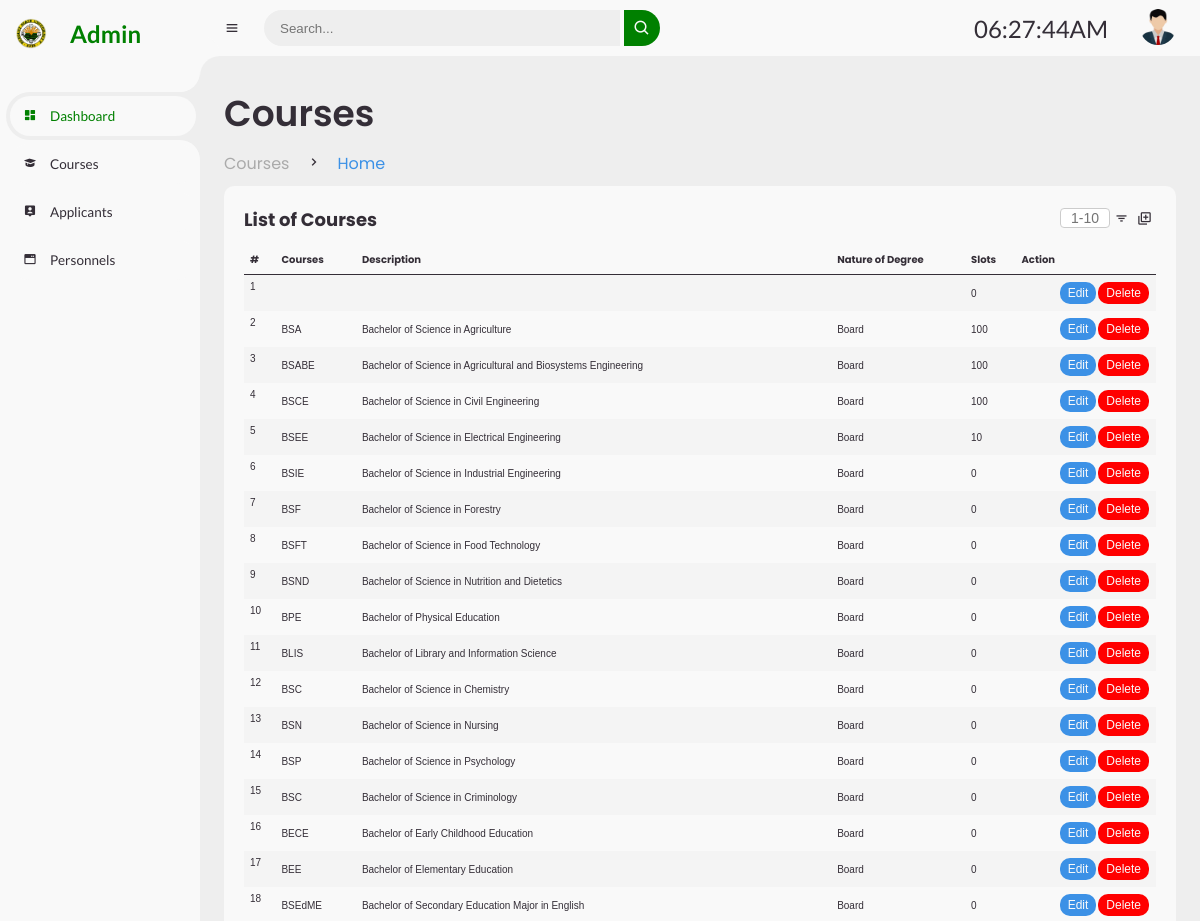
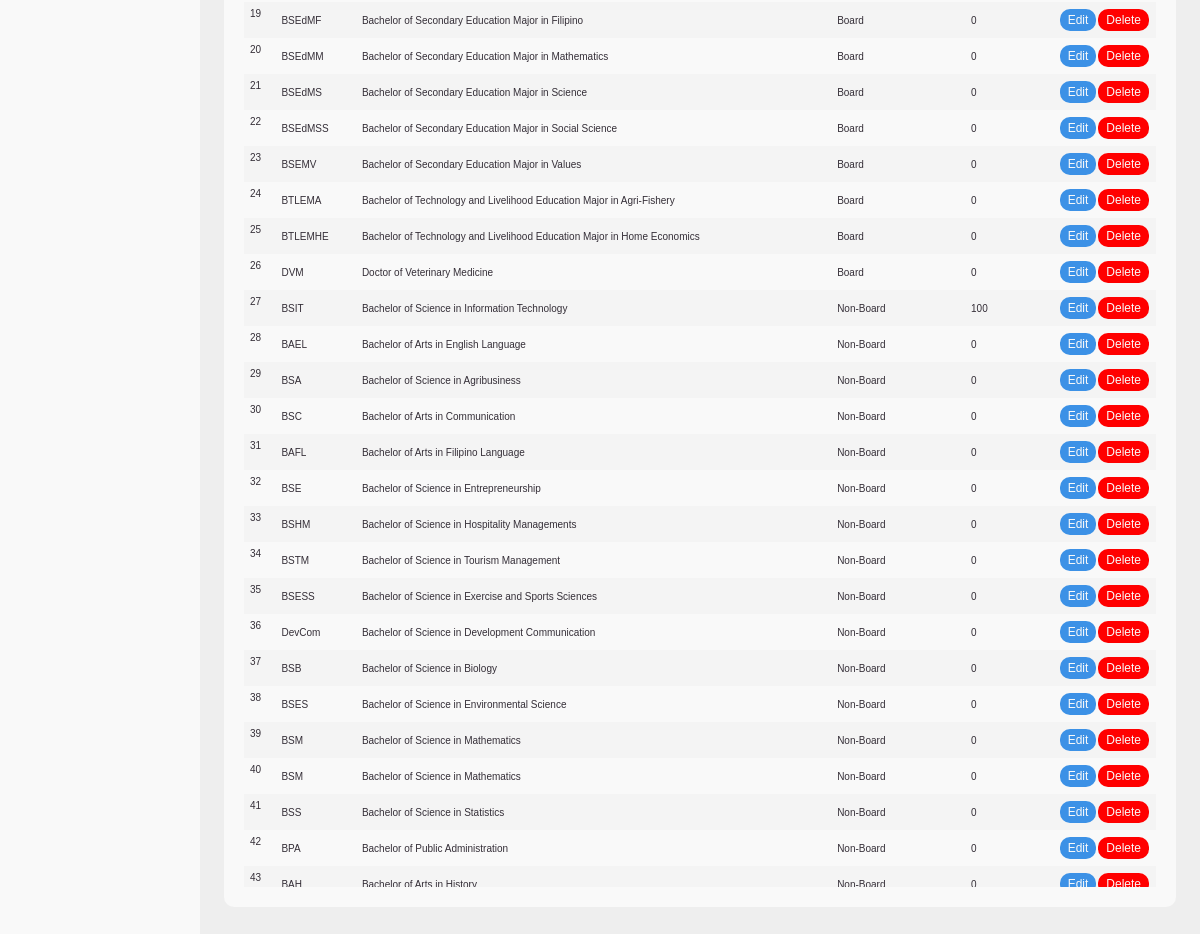
Page /Backend/Courses.php (signed in) on the committed database (2 pictures, top to bottom).
### tables this page shows
CREATE TABLE `programs` (
  `ProgramID` int(11) NOT NULL,
  `Courses` varchar(255) NOT NULL,
  `Nature_of_Degree` varchar(50) NOT NULL,
  `Description` text NOT NULL,
  `Overall_Slots` int(11) DEFAULT NULL
);

### Backend/Courses.php (the view, shortened to what this page needs)
<?php
include("adminCover.php");
$search = isset($_GET['search']) ? $_GET['search'] : '';
$sql = "SELECT * FROM `programs` WHERE
        `Courses` LIKE '%$search%' OR
        `Nature_of_Degree` LIKE '%$search%' OR
        `Description` LIKE '%$search%' OR
        `Overall_Slots` LIKE '%$search%'
        ORDER BY `Nature_of_Degree` ASC";
$result = $conn->query($sql);
?>
<section id="content">
    <main>
        <div id="dashboard-content">
            <div class="head-title">
                <div class="left">
                    <h1>Courses</h1>
                    <ul class="breadcrumb">
                        <li><a href="#">Courses</a></li>
                        <li><i class='bx bx-chevron-right'></i></li>
                        <li><a class="active" href="adminDashboard.php">Home</a></li>
                    </ul>
                </div>
            </div>
                            <div id="master-list">
                <div class="table-data">
                    <div class="order">
                        <div class="head">
                            <h3>List of Courses</h3>
                            <div class="headfornaturetosort">
                                <input class="ForRange" type="text" id="rangeInput" name="rangeInput" placeholder="1-10" />
                                <button type="button" id="viewButton">
                                    <i class='bx bx-filter'></i>
                                </button>
                                <button type='button' id="addCourses" onclick='addCourse()'>
                                    <i class='bx bx-add-to-queue'></i> Add Course
                                </button>
                            </div>
                        </div>
                        <div id="table-container">
                            <table id="searchableTable">
                                <thead>
                                    <tr>
                                        <th>#</th>
                                        <th>Courses</th>
                                        <th>Description</th>
                                        <th>Nature of Degree</th>
                                        <th>Slots</th>
                                        <th>Action</th>
                                    </tr>
                                </thead>
                                <tbody>
                                <?php
                                if ($result->num_rows > 0) {
                                    $count = 1;
                                    while ($row = $result->fetch_assoc()) {
                                        echo "<tr data-id='{$row['ProgramID']}'>";
                                        echo "<td>{$count}</td>";
                                        echo "<td class='editable' data-field='Courses'>{$row['Courses']}</td>";
                                        echo "<td class='editable' data-field='Description'>{$row['Description']}</td>";
                                        echo "<td class='editable' data-field='Nature_of_Degree'>{$row['Nature_of_Degree']}</td>";
                                        echo "<td class='editable' data-field='Overall_Slots'>{$row['Overall_Slots']}</td>";
                                        echo "<td>
                                              <button type='button' class='button delete-btn' onclick='deleteCourse({$row['ProgramID']})'>Delete</button>
                                              <button type='button' class='button edit-btn' onclick='editCourse({$row['ProgramID']})'>Edit</button>
                                               </td>";
                                        echo "</tr>";
                                        $count++;
                                    }
                                } else {
                                    echo "<tr><td colspan='6'>No courses found</td></tr>";
                                }
                                ?>
                            </tbody>
                        </table>
                    </div>
                </div>
            </div>
        </div>
    </main>
</section>

### rows in the picture
programs: Overall_Slots "0"
programs: Courses "BSA", Description "Bachelor of Science in Agriculture", Nature_of_Degree "Board", Overall_Slots "100"
programs: Courses "BSABE", Description "Bachelor of Science in Agricultural and Biosystems Engineering", Nature_of_Degree "Board", Overall_Slots "100"
programs: Courses "BSCE", Description "Bachelor of Science in Civil Engineering", Nature_of_Degree "Board", Overall_Slots "100"
programs: Courses "BSEE", Description "Bachelor of Science in Electrical Engineering", Nature_of_Degree "Board", Overall_Slots "10"
programs: Courses "BSIE", Description "Bachelor of Science in Industrial Engineering", Nature_of_Degree "Board", Overall_Slots "0"
programs: Courses "BSF", Description "Bachelor of Science in Forestry", Nature_of_Degree "Board", Overall_Slots "0"
programs: Courses "BSFT", Description "Bachelor of Science in Food Technology", Nature_of_Degree "Board", Overall_Slots "0"
programs: Courses "BSND", Description "Bachelor of Science in Nutrition and Dietetics", Nature_of_Degree "Board", Overall_Slots "0"
programs: Courses "BPE", Description "Bachelor of Physical Education", Nature_of_Degree "Board", Overall_Slots "0"
programs: Courses "BLIS", Description "Bachelor of Library and Information Science", Nature_of_Degree "Board", Overall_Slots "0"
programs: Courses "BSC", Description "Bachelor of Science in Chemistry", Nature_of_Degree "Board", Overall_Slots "0"
programs: Courses "BSN", Description "Bachelor of Science in Nursing", Nature_of_Degree "Board", Overall_Slots "0"
programs: Courses "BSP", Description "Bachelor of Science in Psychology", Nature_of_Degree "Board", Overall_Slots "0"
programs: Courses "BSC", Description "Bachelor of Science in Criminology", Nature_of_Degree "Board", Overall_Slots "0"
programs: Courses "BECE", Description "Bachelor of Early Childhood Education", Nature_of_Degree "Board", Overall_Slots "0"
programs: Courses "BEE", Description "Bachelor of Elementary Education", Nature_of_Degree "Board", Overall_Slots "0"
programs: Courses "BSEdME", Description "Bachelor of Secondary Education Major in English", Nature_of_Degree "Board", Overall_Slots "0"
programs: Courses "BSEdMF", Description "Bachelor of Secondary Education Major in Filipino", Nature_of_Degree "Board", Overall_Slots "0"
programs: Courses "BSEdMM", Description "Bachelor of Secondary Education Major in Mathematics", Nature_of_Degree "Board", Overall_Slots "0"
programs: Courses "BSEdMS", Description "Bachelor of Secondary Education Major in Science", Nature_of_Degree "Board", Overall_Slots "0"
programs: Courses "BSEdMSS", Description "Bachelor of Secondary Education Major in Social Science", Nature_of_Degree "Board", Overall_Slots "0"
programs: Courses "BSEMV", Description "Bachelor of Secondary Education Major in Values", Nature_of_Degree "Board", Overall_Slots "0"
programs: Courses "BTLEMA", Description "Bachelor of Technology and Livelihood Education Major in Agri-Fishery", Nature_of_Degree "Board", Overall_Slots "0"
programs: Courses "BTLEMHE", Description "Bachelor of Technology and Livelihood Education Major in Home Economics", Nature_of_Degree "Board", Overall_Slots "0"
programs: Courses "DVM", Description "Doctor of Veterinary Medicine", Nature_of_Degree "Board", Overall_Slots "0"
programs: Courses "BSIT", Description "Bachelor of Science in Information Technology", Nature_of_Degree "Non-Board", Overall_Slots "100"
programs: Courses "BAEL", Description "Bachelor of Arts in English Language", Nature_of_Degree "Non-Board", Overall_Slots "0"
programs: Courses "BSA", Description "Bachelor of Science in Agribusiness", Nature_of_Degree "Non-Board", Overall_Slots "0"
programs: Courses "BSC", Description "Bachelor of Arts in Communication", Nature_of_Degree "Non-Board", Overall_Slots "0"
programs: Courses "BAFL", Description "Bachelor of Arts in Filipino Language", Nature_of_Degree "Non-Board", Overall_Slots "0"
programs: Courses "BSE", Description "Bachelor of Science in Entrepreneurship", Nature_of_Degree "Non-Board", Overall_Slots "0"
programs: Courses "BSHM", Description "Bachelor of Science in Hospitality Managements", Nature_of_Degree "Non-Board", Overall_Slots "0"
programs: Courses "BSTM", Description "Bachelor of Science in Tourism Management", Nature_of_Degree "Non-Board", Overall_Slots "0"
programs: Courses "BSESS", Description "Bachelor of Science in Exercise and Sports Sciences", Nature_of_Degree "Non-Board", Overall_Slots "0"
programs: Courses "DevCom", Description "Bachelor of Science in Development Communication", Nature_of_Degree "Non-Board", Overall_Slots "0"
programs: Courses "BSB", Description "Bachelor of Science in Biology", Nature_of_Degree "Non-Board", Overall_Slots "0"
programs: Courses "BSES", Description "Bachelor of Science in Environmental Science", Nature_of_Degree "Non-Board", Overall_Slots "0"
programs: Courses "BSM", Description "Bachelor of Science in Mathematics", Nature_of_Degree "Non-Board", Overall_Slots "0"
programs: Courses "BSM", Description "Bachelor of Science in Mathematics", Nature_of_Degree "Non-Board", Overall_Slots "0"
programs: Courses "BSS", Description "Bachelor of Science in Statistics", Nature_of_Degree "Non-Board", Overall_Slots "0"
programs: Courses "BPA", Description "Bachelor of Public Administration", Nature_of_Degree "Non-Board", Overall_Slots "0"
programs: Courses "BAH", Description "Bachelor of Arts in History", Nature_of_Degree "Non-Board", Overall_Slots "0"
